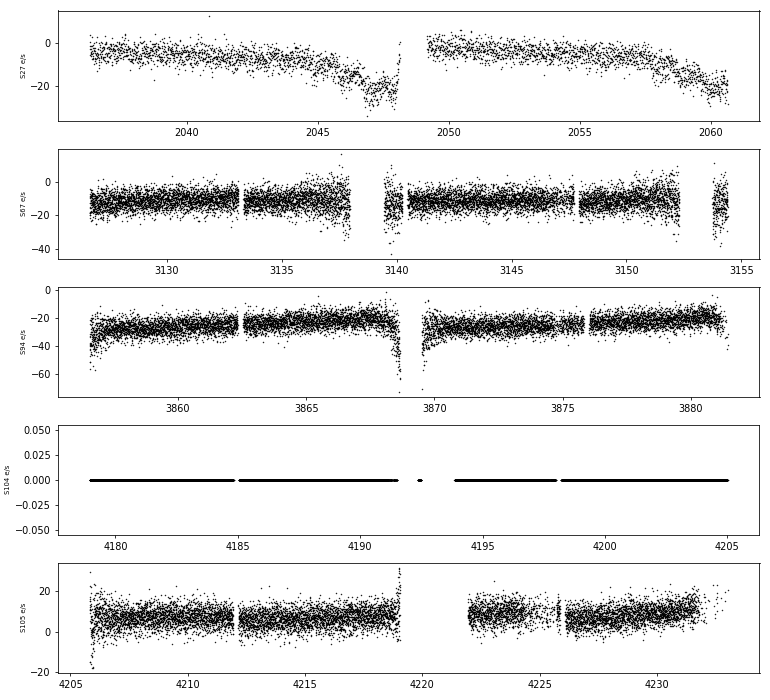

Here is the Python script that generated this plot:
"""CRTS J2054-5418: TESS FFI cutout light curves (11x11 px). Aperture = central 3x3 px; background = median of the outer ring, per cadence.
Outburst test: any stretch of >= 6 cadences with aperture excess > 5 sigma above the sector median, centred on the target pixel."""
import glob, numpy as np, matplotlib; matplotlib.use("Agg"); import matplotlib.pyplot as plt
from astropy.io import fits
fs = sorted(glob.glob("tess-s*_astrocut.fits")); fig, ax = plt.subplots(len(fs), 1, figsize=(11, 2.0 * len(fs)))
for a, f in zip(ax, fs):
    h = fits.open(f); d = h[1].data; t = d["TIME"]; F = d["FLUX"]; q = d["QUALITY"]
    ok = (q == 0) & np.isfinite(t) & np.all(np.isfinite(F.reshape(len(F), -1)), axis=1); t, F = t[ok], F[ok]
    ring = np.ones((11, 11), bool); ring[2:9, 2:9] = False
    bkg = np.median(F[:, ring], axis=1); ap = F[:, 4:7, 4:7].sum(axis=(1, 2)) - 9 * bkg
    med = np.median(ap); rms = 1.4826 * np.median(np.abs(ap - med)); z = (ap - med) / rms
    # runs of high z
    hi = z > 5; runs = []; i = 0
    while i < len(hi):
        if hi[i]:
            j = i
            while j < len(hi) and hi[j]: j += 1
            if j - i >= 6: runs.append((t[i], t[j - 1], j - i, z[i:j].max()))
            i = j
        else: i += 1
    sec = h[0].header.get("SECTOR"); dt = np.median(np.diff(t)) * 1440
    print(f"S{sec}: BTJD {t.min():.2f}-{t.max():.2f} (MJD {t.min()+57000-0.5:.1f}-{t.max()+57000-0.5:.1f}), cadence {dt:.1f} min, n {len(t)}, median ap {med:.1f} e/s, robust rms {rms:.1f}, runs>5sig(>=6 cad): {runs[:5]}")
    a.plot(t, ap, "k.", ms=1); a.set_ylabel(f"S{sec} e/s", fontsize=7)
plt.tight_layout(); plt.savefig("tess_lc.png", dpi=70)
